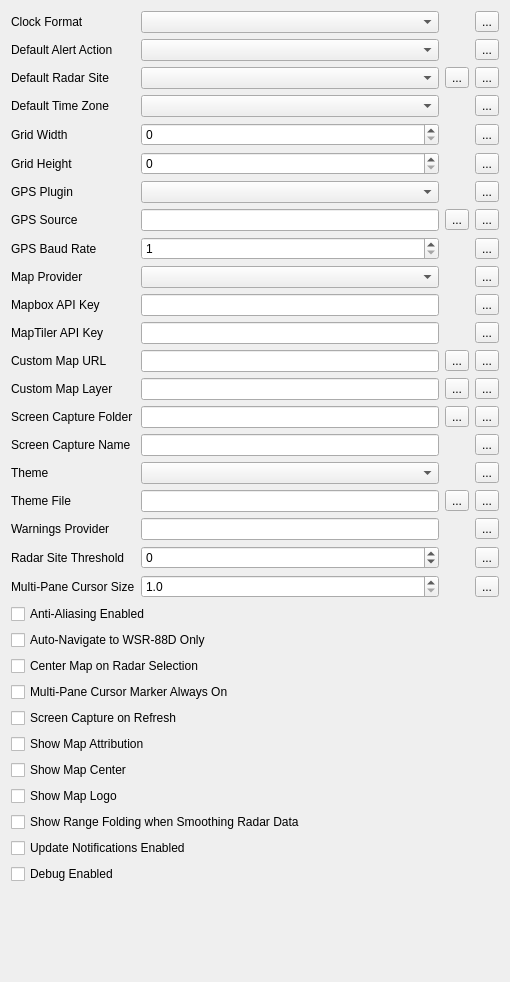
             <widget class="QWidget" name="scrollAreaWidgetContents_2">
              <property name="geometry">
               <rect>
                <x>0</x>
                <y>-134</y>
                <width>510</width>
                <height>982</height>
               </rect>
              </property>
              <layout class="QVBoxLayout" name="verticalLayout">
               <item>
                <widget class="QFrame" name="frame_2">
                 <property name="frameShape">
                  <enum>QFrame::Shape::NoFrame</enum>
                 </property>
                 <layout class="QGridLayout" name="gridLayout_4">
                  <property name="leftMargin">
                   <number>0</number>
                  </property>
                  <property name="topMargin">
                   <number>0</number>
                  </property>
                  <property name="rightMargin">
                   <number>0</number>
                  </property>
                  <property name="bottomMargin">
                   <number>0</number>
                  </property>
                  <item row="1" column="2">
                   <widget class="QFocusedComboBox" name="clockFormatComboBox">
                    <property name="focusPolicy">
                     <enum>Qt::FocusPolicy::StrongFocus</enum>
                    </property>
                   </widget>
                  </item>
                  <item row="8" column="2">
                   <widget class="QFocusedComboBox" name="positioningPluginComboBox">
                    <property name="focusPolicy">
                     <enum>Qt::FocusPolicy::StrongFocus</enum>
                    </property>
                   </widget>
                  </item>
                  <item row="6" column="2">
                   <widget class="QFocusedSpinBox" name="gridHeightSpinBox">
                    <property name="focusPolicy">
                     <enum>Qt::FocusPolicy::StrongFocus</enum>
                    </property>
                   </widget>
                  </item>
                  <item row="23" column="0">
                   <widget class="QLabel" name="label_31">
                    <property name="text">
                     <string>Radar Site Threshold</string>
                    </property>
                   </widget>
                  </item>
                  <item row="14" column="0">
                   <widget class="QLabel" name="label_26">
                    <property name="text">
                     <string>Custom Map URL</string>
                    </property>
                   </widget>
                  </item>
                  <item row="22" column="0">
                   <widget class="QLabel" name="label_22">
                    <property name="text">
                     <string>Warnings Provider</string>
                    </property>
                   </widget>
                  </item>
                  <item row="10" column="4">
                   <widget class="QToolButton" name="resetNmeaBaudRateButton">
                    <property name="text">
                     <string>...</string>
                    </property>
                    <property name="icon">
                     <iconset resource="../../../../scwx-qt.qrc">
                      <normaloff>:/res/icons/font-awesome-6/rotate-left-solid.svg</normaloff>:/res/icons/font-awesome-6/rotate-left-solid.svg</iconset>
                    </property>
                   </widget>
                  </item>
                  <item row="9" column="0">
                   <widget class="QLabel" name="label_25">
                    <property name="text">
                     <string>GPS Source</string>
                    </property>
                   </widget>
                  </item>
                  <item row="14" column="2">
                   <widget class="QLineEdit" name="customMapUrlLineEdit"/>
                  </item>
                  <item row="13" column="0">
                   <widget class="QLabel" name="label_6">
                    <property name="text">
                     <string>MapTiler API Key</string>
                    </property>
                   </widget>
                  </item>
                  <item row="3" column="4">
                   <widget class="QToolButton" name="resetRadarSiteButton">
                    <property name="text">
                     <string>...</string>
                    </property>
                    <property name="icon">
                     <iconset resource="../../../../scwx-qt.qrc">
                      <normaloff>:/res/icons/font-awesome-6/rotate-left-solid.svg</normaloff>:/res/icons/font-awesome-6/rotate-left-solid.svg</iconset>
                    </property>
                   </widget>
                  </item>
                  <item row="5" column="4">
                   <widget class="QToolButton" name="resetGridWidthButton">
                    <property name="text">
                     <string>...</string>
                    </property>
                    <property name="icon">
                     <iconset resource="../../../../scwx-qt.qrc">
                      <normaloff>:/res/icons/font-awesome-6/rotate-left-solid.svg</normaloff>:/res/icons/font-awesome-6/rotate-left-solid.svg</iconset>
                    </property>
                   </widget>
                  </item>
                  <item row="18" column="4">
                   <widget class="QToolButton" name="resetThemeButton">
                    <property name="text">
                     <string>...</string>
                    </property>
                    <property name="icon">
                     <iconset resource="../../../../scwx-qt.qrc">
                      <normaloff>:/res/icons/font-awesome-6/rotate-left-solid.svg</normaloff>:/res/icons/font-awesome-6/rotate-left-solid.svg</iconset>
                    </property>
                   </widget>
                  </item>
                  <item row="3" column="0">
                   <widget class="QLabel" name="label">
                    <property name="text">
                     <string>Default Radar Site</string>
                    </property>
                   </widget>
                  </item>
                  <item row="15" column="0">
                   <widget class="QLabel" name="label_27">
                    <property name="text">
                     <string>Custom Map Layer</string>
                    </property>
                   </widget>
                  </item>
                  <item row="2" column="2">
                   <widget class="QFocusedComboBox" name="defaultAlertActionComboBox">
                    <property name="focusPolicy">
                     <enum>Qt::FocusPolicy::StrongFocus</enum>
                    </property>
                   </widget>
                  </item>
                  <item row="12" column="0">
                   <widget class="QLabel" name="label_4">
                    <property name="text">
                     <string>Mapbox API Key</string>
                    </property>
                   </widget>
                  </item>
                  <item row="14" column="4">
                   <widget class="QToolButton" name="resetCustomMapUrlButton">
                    <property name="text">
                     <string>...</string>
                    </property>
                    <property name="icon">
                     <iconset resource="../../../../scwx-qt.qrc">
                      <normaloff>:/res/icons/font-awesome-6/rotate-left-solid.svg</normaloff>:/res/icons/font-awesome-6/rotate-left-solid.svg</iconset>
                    </property>
                   </widget>
                  </item>
                  <item row="1" column="0">
                   <widget class="QLabel" name="label_20">
                    <property name="text">
                     <string>Clock Format</string>
                    </property>
                   </widget>
                  </item>
                  <item row="5" column="2">
                   <widget class="QFocusedSpinBox" name="gridWidthSpinBox">
                    <property name="focusPolicy">
                     <enum>Qt::FocusPolicy::StrongFocus</enum>
                    </property>
                   </widget>
                  </item>
                  <item row="4" column="2">
                   <widget class="QFocusedComboBox" name="defaultTimeZoneComboBox">
                    <property name="focusPolicy">
                     <enum>Qt::FocusPolicy::StrongFocus</enum>
                    </property>
                   </widget>
                  </item>
                  <item row="2" column="4">
                   <widget class="QToolButton" name="resetDefaultAlertActionButton">
                    <property name="text">
                     <string>...</string>
                    </property>
                    <property name="icon">
                     <iconset resource="../../../../scwx-qt.qrc">
                      <normaloff>:/res/icons/font-awesome-6/rotate-left-solid.svg</normaloff>:/res/icons/font-awesome-6/rotate-left-solid.svg</iconset>
                    </property>
                   </widget>
                  </item>
                  <item row="15" column="4">
                   <widget class="QToolButton" name="resetCustomMapLayerButton">
                    <property name="text">
                     <string>...</string>
                    </property>
                    <property name="icon">
                     <iconset resource="../../../../scwx-qt.qrc">
                      <normaloff>:/res/icons/font-awesome-6/rotate-left-solid.svg</normaloff>:/res/icons/font-awesome-6/rotate-left-solid.svg</iconset>
                    </property>
                   </widget>
                  </item>
                  <item row="10" column="2">
                   <widget class="QFocusedSpinBox" name="nmeaBaudRateSpinBox">
                    <property name="focusPolicy">
                     <enum>Qt::FocusPolicy::StrongFocus</enum>
                    </property>
                    <property name="minimum">
                     <number>1</number>
                    </property>
                    <property name="maximum">
                     <number>999999999</number>
                    </property>
                   </widget>
                  </item>
                  <item row="12" column="4">
                   <widget class="QToolButton" name="resetMapboxApiKeyButton">
                    <property name="text">
                     <string>...</string>
                    </property>
                    <property name="icon">
                     <iconset resource="../../../../scwx-qt.qrc">
                      <normaloff>:/res/icons/font-awesome-6/rotate-left-solid.svg</normaloff>:/res/icons/font-awesome-6/rotate-left-solid.svg</iconset>
                    </property>
                   </widget>
                  </item>
                  <item row="19" column="0">
                   <widget class="QLabel" name="label_30">
                    <property name="text">
                     <string>Theme File</string>
                    </property>
                   </widget>
                  </item>
                  <item row="5" column="0">
                   <widget class="QLabel" name="label_2">
                    <property name="text">
                     <string>Grid Width</string>
                    </property>
                   </widget>
                  </item>
                  <item row="4" column="4">
                   <widget class="QToolButton" name="resetDefaultTimeZoneButton">
                    <property name="text">
                     <string>...</string>
                    </property>
                    <property name="icon">
                     <iconset resource="../../../../scwx-qt.qrc">
                      <normaloff>:/res/icons/font-awesome-6/rotate-left-solid.svg</normaloff>:/res/icons/font-awesome-6/rotate-left-solid.svg</iconset>
                    </property>
                   </widget>
                  </item>
                  <item row="9" column="4">
                   <widget class="QToolButton" name="resetNmeaSourceButton">
                    <property name="text">
                     <string>...</string>
                    </property>
                    <property name="icon">
                     <iconset resource="../../../../scwx-qt.qrc">
                      <normaloff>:/res/icons/font-awesome-6/rotate-left-solid.svg</normaloff>:/res/icons/font-awesome-6/rotate-left-solid.svg</iconset>
                    </property>
                   </widget>
                  </item>
                  <item row="6" column="0">
                   <widget class="QLabel" name="label_3">
                    <property name="text">
                     <string>Grid Height</string>
                    </property>
                   </widget>
                  </item>
                  <item row="15" column="2">
                   <widget class="QLineEdit" name="customMapLayerLineEdit"/>
                  </item>
                  <item row="22" column="4">
                   <widget class="QToolButton" name="resetWarningsProviderButton">
                    <property name="text">
                     <string>...</string>
                    </property>
                    <property name="icon">
                     <iconset resource="../../../../scwx-qt.qrc">
                      <normaloff>:/res/icons/font-awesome-6/rotate-left-solid.svg</normaloff>:/res/icons/font-awesome-6/rotate-left-solid.svg</iconset>
                    </property>
                   </widget>
                  </item>
                  <item row="15" column="3">
                   <widget class="QToolButton" name="customMapLayerToolButton">
                    <property name="text">
                     <string>...</string>
                    </property>
                   </widget>
                  </item>
                  <item row="4" column="0">
                   <widget class="QLabel" name="label_21">
                    <property name="text">
                     <string>Default Time Zone</string>
                    </property>
                   </widget>
                  </item>
                  <item row="11" column="2">
                   <widget class="QFocusedComboBox" name="mapProviderComboBox">
                    <property name="focusPolicy">
                     <enum>Qt::FocusPolicy::StrongFocus</enum>
                    </property>
                   </widget>
                  </item>
                  <item row="9" column="2">
                   <widget class="QLineEdit" name="nmeaSourceLineEdit"/>
                  </item>
                  <item row="3" column="2">
                   <widget class="QFocusedComboBox" name="radarSiteComboBox">
                    <property name="focusPolicy">
                     <enum>Qt::FocusPolicy::StrongFocus</enum>
                    </property>
                   </widget>
                  </item>
                  <item row="19" column="3">
                   <widget class="QToolButton" name="themeFileSelectButton">
                    <property name="text">
                     <string>...</string>
                    </property>
                   </widget>
                  </item>
                  <item row="11" column="0">
                   <widget class="QLabel" name="label_7">
                    <property name="text">
                     <string>Map Provider</string>
                    </property>
                   </widget>
                  </item>
                  <item row="12" column="2">
                   <widget class="scwx::qt::ui::QApiKeyEdit" name="mapboxApiKeyLineEdit">
                    <property name="echoMode">
                     <enum>QLineEdit::EchoMode::Password</enum>
                    </property>
                   </widget>
                  </item>
                  <item row="18" column="2">
                   <widget class="QFocusedComboBox" name="themeComboBox">
                    <property name="focusPolicy">
                     <enum>Qt::FocusPolicy::StrongFocus</enum>
                    </property>
                   </widget>
                  </item>
                  <item row="18" column="0">
                   <widget class="QLabel" name="label_5">
                    <property name="text">
                     <string>Theme</string>
                    </property>
                   </widget>
                  </item>
                  <item row="22" column="2">
                   <widget class="QLineEdit" name="warningsProviderLineEdit"/>
                  </item>
                  <item row="23" column="3">
                   <widget class="QLabel" name="radarSiteThresholdUnitLabel">
                    <property name="toolTip">
                     <string/>
                    </property>
                    <property name="text">
                     <string/>
                    </property>
                   </widget>
                  </item>
                  <item row="23" column="2">
                   <widget class="QFocusedDoubleSpinBox" name="radarSiteThresholdSpinBox">
                    <property name="sizePolicy">
                     <sizepolicy hsizetype="Minimum" vsizetype="Fixed">
                      <horstretch>0</horstretch>
                      <verstretch>0</verstretch>
                     </sizepolicy>
                    </property>
                    <property name="focusPolicy">
                     <enum>Qt::FocusPolicy::StrongFocus</enum>
                    </property>
                    <property name="toolTip">
                     <string>Set to 0 to disable</string>
                    </property>
                    <property name="suffix">
                     <string/>
                    </property>
                    <property name="decimals">
                     <number>0</number>
                    </property>
                    <property name="minimum">
                     <double>-10000.000000000000000</double>
                    </property>
                    <property name="maximum">
                     <double>10000.000000000000000</double>
                    </property>
                    <property name="stepType">
                     <enum>QAbstractSpinBox::StepType::DefaultStepType</enum>
                    </property>
                   </widget>
                  </item>
                  <item row="23" column="4">
                   <widget class="QToolButton" name="resetRadarSiteThresholdButton">
                    <property name="text">
                     <string>...</string>
                    </property>
                    <property name="icon">
                     <iconset resource="../../../../scwx-qt.qrc">
                      <normaloff>:/res/icons/font-awesome-6/rotate-left-solid.svg</normaloff>:/res/icons/font-awesome-6/rotate-left-solid.svg</iconset>
                    </property>
                   </widget>
                  </item>
                  <item row="13" column="4">
                   <widget class="QToolButton" name="resetMapTilerApiKeyButton">
                    <property name="text">
                     <string>...</string>
                    </property>
                    <property name="icon">
                     <iconset resource="../../../../scwx-qt.qrc">
                      <normaloff>:/res/icons/font-awesome-6/rotate-left-solid.svg</normaloff>:/res/icons/font-awesome-6/rotate-left-solid.svg</iconset>
                    </property>
                   </widget>
                  </item>
                  <item row="13" column="2">
                   <widget class="scwx::qt::ui::QApiKeyEdit" name="mapTilerApiKeyLineEdit">
                    <property name="echoMode">
                     <enum>QLineEdit::EchoMode::Password</enum>
                    </property>
                   </widget>
                  </item>
                  <item row="8" column="4">
                   <widget class="QToolButton" name="resetPositioningPluginButton">
                    <property name="text">
                     <string>...</string>
                    </property>
                    <property name="icon">
                     <iconset resource="../../../../scwx-qt.qrc">
                      <normaloff>:/res/icons/font-awesome-6/rotate-left-solid.svg</normaloff>:/res/icons/font-awesome-6/rotate-left-solid.svg</iconset>
                    </property>
                   </widget>
                  </item>
                  <item row="10" column="0">
                   <widget class="QLabel" name="label_24">
                    <property name="text">
                     <string>GPS Baud Rate</string>
                    </property>
                   </widget>
                  </item>
                  <item row="19" column="4">
                   <widget class="QToolButton" name="resetThemeFileButton">
                    <property name="text">
                     <string>...</string>
                    </property>
                    <property name="icon">
                     <iconset resource="../../../../scwx-qt.qrc">
                      <normaloff>:/res/icons/font-awesome-6/rotate-left-solid.svg</normaloff>:/res/icons/font-awesome-6/rotate-left-solid.svg</iconset>
                    </property>
                   </widget>
                  </item>
                  <item row="2" column="0">
                   <widget class="QLabel" name="defaultAlertActionLabel">
                    <property name="text">
                     <string>Default Alert Action</string>
                    </property>
                   </widget>
                  </item>
                  <item row="19" column="2">
                   <widget class="QLineEdit" name="themeFileLineEdit"/>
                  </item>
                  <item row="3" column="3">
                   <widget class="QToolButton" name="radarSiteSelectButton">
                    <property name="text">
                     <string>...</string>
                    </property>
                   </widget>
                  </item>
                  <item row="6" column="4">
                   <widget class="QToolButton" name="resetGridHeightButton">
                    <property name="text">
                     <string>...</string>
                    </property>
                    <property name="icon">
                     <iconset resource="../../../../scwx-qt.qrc">
                      <normaloff>:/res/icons/font-awesome-6/rotate-left-solid.svg</normaloff>:/res/icons/font-awesome-6/rotate-left-solid.svg</iconset>
                    </property>
                   </widget>
                  </item>
                  <item row="1" column="4">
                   <widget class="QToolButton" name="resetClockFormatButton">
                    <property name="text">
                     <string>...</string>
                    </property>
                    <property name="icon">
                     <iconset resource="../../../../scwx-qt.qrc">
                      <normaloff>:/res/icons/font-awesome-6/rotate-left-solid.svg</normaloff>:/res/icons/font-awesome-6/rotate-left-solid.svg</iconset>
                    </property>
                   </widget>
                  </item>
                  <item row="8" column="0">
                   <widget class="QLabel" name="label_23">
                    <property name="text">
                     <string>GPS Plugin</string>
                    </property>
                   </widget>
                  </item>
                  <item row="9" column="3">
                   <widget class="QToolButton" name="gpsSourceSelectButton">
                    <property name="text">
                     <string>...</string>
                    </property>
                   </widget>
                  </item>
                  <item row="11" column="4">
                   <widget class="QToolButton" name="resetMapProviderButton">
                    <property name="text">
                     <string>...</string>
                    </property>
                    <property name="icon">
                     <iconset resource="../../../../scwx-qt.qrc">
                      <normaloff>:/res/icons/font-awesome-6/rotate-left-solid.svg</normaloff>:/res/icons/font-awesome-6/rotate-left-solid.svg</iconset>
                    </property>
                   </widget>
                  </item>
                  <item row="24" column="0">
                   <widget class="QLabel" name="label_32">
                    <property name="text">
                     <string>Multi-Pane Cursor Size</string>
                    </property>
                   </widget>
                  </item>
                  <item row="24" column="2">
                   <widget class="QFocusedDoubleSpinBox" name="cursorIconScaleSpinBox">
                    <property name="focusPolicy">
                     <enum>Qt::FocusPolicy::StrongFocus</enum>
                    </property>
                    <property name="decimals">
                     <number>1</number>
                    </property>
                    <property name="minimum">
                     <double>1.000000000000000</double>
                    </property>
                    <property name="maximum">
                     <double>5.000000000000000</double>
                    </property>
                    <property name="singleStep">
                     <double>0.100000000000000</double>
                    </property>
                    <property name="stepType">
                     <enum>QAbstractSpinBox::StepType::DefaultStepType</enum>
                    </property>
                   </widget>
                  </item>
                  <item row="24" column="4">
                   <widget class="QToolButton" name="resetCursorIconScaleButton">
                    <property name="text">
                     <string>...</string>
                    </property>
                    <property name="icon">
                     <iconset resource="../../../../scwx-qt.qrc">
                      <normaloff>:/res/icons/font-awesome-6/rotate-left-solid.svg</normaloff>:/res/icons/font-awesome-6/rotate-left-solid.svg</iconset>
                    </property>
                   </widget>
                  </item>
                  <item row="16" column="0">
                   <widget class="QLabel" name="label_33">
                    <property name="text">
                     <string>Screen Capture Folder</string>
                    </property>
                   </widget>
                  </item>
                  <item row="17" column="0">
                   <widget class="QLabel" name="label_34">
                    <property name="text">
                     <string>Screen Capture Name</string>
                    </property>
                   </widget>
                  </item>
                  <item row="16" column="2">
                   <widget class="QLineEdit" name="screenCaptureFolderLineEdit"/>
                  </item>
                  <item row="17" column="2">
                   <widget class="QLineEdit" name="screenCaptureNameLineEdit"/>
                  </item>
                  <item row="16" column="3">
                   <widget class="QToolButton" name="screenCaptureFolderButton">
                    <property name="text">
                     <string>...</string>
                    </property>
                   </widget>
                  </item>
                  <item row="16" column="4">
                   <widget class="QToolButton" name="resetScreenCaptureFolderButton">
                    <property name="text">
                     <string>...</string>
                    </property>
                    <property name="icon">
                     <iconset resource="../../../../scwx-qt.qrc">
                      <normaloff>:/res/icons/font-awesome-6/rotate-left-solid.svg</normaloff>:/res/icons/font-awesome-6/rotate-left-solid.svg</iconset>
                    </property>
                   </widget>
                  </item>
                  <item row="17" column="4">
                   <widget class="QToolButton" name="resetScreenCaptureNameButton">
                    <property name="text">
                     <string>...</string>
                    </property>
                    <property name="icon">
                     <iconset resource="../../../../scwx-qt.qrc">
                      <normaloff>:/res/icons/font-awesome-6/rotate-left-solid.svg</normaloff>:/res/icons/font-awesome-6/rotate-left-solid.svg</iconset>
                    </property>
                   </widget>
                  </item>
                  <item row="14" column="3">
                   <widget class="QToolButton" name="customMapUrlToolButton">
                    <property name="text">
                     <string>...</string>
                    </property>
                   </widget>
                  </item>
                 </layout>
                </widget>
               </item>
               <item>
                <widget class="QCheckBox" name="antiAliasingEnabledCheckBox">
                 <property name="text">
                  <string>Anti-Aliasing Enabled</string>
                 </property>
                </widget>
               </item>
               <item>
                <widget class="QCheckBox" name="autoNavigateToWsr88dOnlyCheckBox">
                 <property name="text">
                  <string>Auto-Navigate to WSR-88D Only</string>
                 </property>
                </widget>
               </item>
               <item>
                <widget class="QCheckBox" name="centerOnRadarSelectionCheckBox">
                 <property name="text">
                  <string>Center Map on Radar Selection</string>
                 </property>
                </widget>
               </item>
               <item>
                <widget class="QCheckBox" name="cursorIconAlwaysOnCheckBox">
                 <property name="acceptDrops">
                  <bool>false</bool>
                 </property>
                 <property name="toolTip">
                  <string/>
                 </property>
                 <property name="text">
                  <string>Multi-Pane Cursor Marker Always On</string>
                 </property>
                </widget>
               </item>
               <item>
                <widget class="QCheckBox" name="screenCaptureOnRefreshCheckBox">
                 <property name="text">
                  <string>Screen Capture on Refresh</string>
                 </property>
                </widget>
               </item>
               <item>
                <widget class="QCheckBox" name="showMapAttributionCheckBox">
                 <property name="text">
                  <string>Show Map Attribution</string>
                 </property>
                </widget>
               </item>
               <item>
                <widget class="QCheckBox" name="showMapCenterCheckBox">
                 <property name="text">
                  <string>Show Map Center</string>
                 </property>
                </widget>
               </item>
               <item>
                <widget class="QCheckBox" name="showMapLogoCheckBox">
                 <property name="text">
                  <string>Show Map Logo</string>
                 </property>
                </widget>
               </item>
               <item>
                <widget class="QCheckBox" name="showSmoothedRangeFoldingCheckBox">
                 <property name="text">
                  <string>Show Range Folding when Smoothing Radar Data</string>
                 </property>
                </widget>
               </item>
               <item>
                <widget class="QCheckBox" name="enableUpdateNotificationsCheckBox">
                 <property name="text">
                  <string>Update Notifications Enabled</string>
                 </property>
                </widget>
               </item>
               <item>
                <widget class="QCheckBox" name="debugEnabledCheckBox">
                 <property name="text">
                  <string>Debug Enabled</string>
                 </property>
                </widget>
               </item>
               <item>
                <spacer name="verticalSpacer">
                 <property name="orientation">
                  <enum>Qt::Orientation::Vertical</enum>
                 </property>
                 <property name="sizeHint" stdset="0">
                  <size>
                   <width>20</width>
                   <height>40</height>
                  </size>
                 </property>
                </spacer>
               </item>
              </layout>
             </widget>
